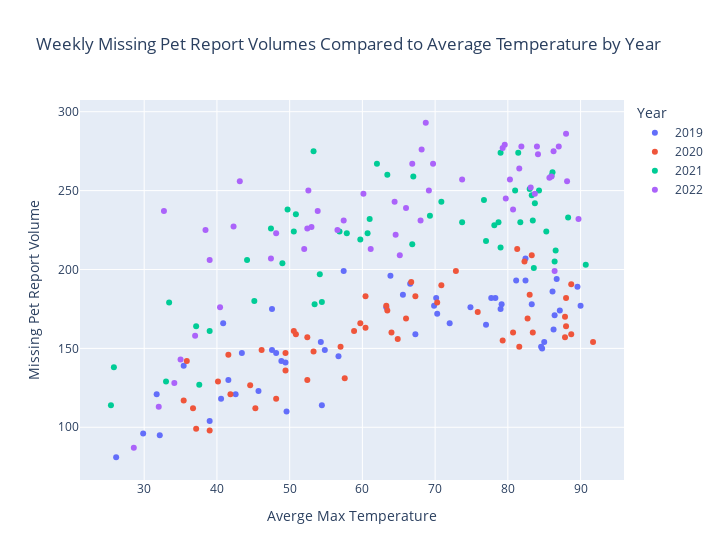

Here is the notebook cell this chart was saved with:
### Code cell
scatter_fig= px.scatter(
  x=weekly_summary['TMAX'],
  y=weekly_summary['smoothed_reports'],
  width=720,
  color=weekly_summary['year'],
  labels={
    'x': 'Averge Max Temperature',
    'y': 'Missing Pet Report Volume',
    'color': 'Year'
  },
  title='Weekly Missing Pet Report Volumes Compared to Average Temperature by Year'
)
scatter_fig.show()

### Figure 1 — Plotly figure (JSON) as saved in the notebook; plotly's stock layout.template omitted (floating-point values rounded to 4 significant figures)
{"data": [{"hovertemplate": "Year=2019<br>Averge Max Temperature=%{x}<br>Missing Pet Report Volume=%{y}<extra></extra>", "legendgroup": "2019", "marker": {"color": "#636efa", "symbol": "circle"}, "mode": "markers", "name": "2019", "orientation": "v", "showlegend": true, "type": "scatter", "x": [41.57, 32.14, 29.86, 26.14, 49.57, 40.57, 39, 42.57, 31.71, 54.43, 48.14, 56.71, 54.29, 69.86, 66.57, 63.29, 67.29, 72, 70.29, 78.29, 81.14, 77, 74.86, 79, 86.29, 89.57, 87.14, 90, 82.43, 86.14, 86.71, 85, 84.71, 77.71, 79.14, 86.43, 84.57, 82.43, 83.29, 70.14, 63.86, 65.57, 57.43, 47.57, 40.86, 49.43, 47.57, 43.43, 45.71, 35.43, 54.83, 48.86], "xaxis": "x", "y": [130, 95, 96, 81, 110, 118, 104, 121, 121, 114, 147, 145, 154, 177, 191, 176, 159, 166, 172, 182, 193, 165, 176, 175, 162, 189, 174, 177, 193, 186, 194, 154, 150, 182, 178, 171, 151, 207, 178, 182, 196, 184, 199, 175, 166, 141, 149, 147, 123, 139, 149, 142], "yaxis": "y"}, {"hovertemplate": "Year=2020<br>Averge Max Temperature=%{x}<br>Missing Pet Report Volume=%{y}<extra></extra>", "legendgroup": "2020", "marker": {"color": "#EF553B", "symbol": "circle"}, "mode": "markers", "name": "2020", "orientation": "v", "showlegend": true, "type": "scatter", "x": [49.43, 46.14, 35.86, 35.43, 45.29, 36.71, 41.57, 39, 50.86, 57, 52.43, 57.57, 58.86, 60.43, 52.43, 60.43, 64, 59.71, 66, 70.29, 82.71, 81.29, 82.29, 80.71, 83.29, 88.71, 91.71, 88, 88, 87.86, 79.29, 87.86, 83, 88.71, 81.57, 83.43, 72.86, 75.86, 67.29, 70.86, 66.71, 63.43, 50.57, 63.29, 64.86, 53.29, 49.43, 41.86, 48.14, 37.14, 40.14, 44.57], "xaxis": "x", "y": [147, 149, 142, 117, 112, 112, 146, 98, 159, 151, 157, 131, 161, 183, 130, 163, 160, 166, 169, 179, 169, 213, 205, 160, 209, 190.6, 154, 182, 164, 170, 155, 157, 184, 159, 151, 160, 199, 173, 183, 190, 192, 174, 161, 177, 156, 148, 136, 121, 118, 99, 129, 126.6], "yaxis": "y"}, {"hovertemplate": "Year=2021<br>Averge Max Temperature=%{x}<br>Missing Pet Report Volume=%{y}<extra></extra>", "legendgroup": "2021", "marker": {"color": "#00cc96", "symbol": "circle"}, "mode": "markers", "name": "2021", "orientation": "v", "showlegend": true, "type": "scatter", "x": [37.57, 39, 37.14, 33.43, 33, 25.83, 25.43, 45.14, 49, 60.71, 54.14, 69.29, 56.86, 76.71, 59.71, 57.86, 70.86, 66.86, 63.43, 81.43, 79, 77, 85.29, 83.71, 83, 86.14, 86, 84.29, 83.43, 86.57, 83.29, 88.29, 83.57, 90.71, 81.71, 81, 86.43, 73.71, 79, 78.14, 78.71, 67, 61, 53.29, 62, 50.86, 44.14, 49.71, 50.57, 53.43, 47.43, 54.43], "xaxis": "x", "y": [127, 161, 164, 179, 129, 138, 114, 180, 204, 223, 197, 234, 224, 244, 219, 223, 243, 216, 260, 274, 214, 218, 224, 242, 251, 261.6, 259.4, 250, 231, 212, 247, 233, 201, 203, 230, 250, 205, 230, 274, 228, 230, 259, 232, 275, 267, 235, 206, 238, 224, 178, 226, 179.4], "yaxis": "y"}, {"hovertemplate": "Year=2022<br>Averge Max Temperature=%{x}<br>Missing Pet Report Volume=%{y}<extra></extra>", "legendgroup": "2022", "marker": {"color": "#ab63fa", "symbol": "circle"}, "mode": "markers", "name": "2022", "orientation": "v", "showlegend": true, "type": "scatter", "x": [34.14, 37, 32, 28.57, 35, 40.43, 39, 47.43, 56.57, 52, 64.57, 57.43, 52.43, 53.86, 65.14, 61.14, 66, 68, 80.71, 80.29, 73.71, 84.14, 79.71, 89.71, 88.14, 88, 85.71, 86.29, 86.43, 84, 87, 83.71, 81.86, 83.14, 86, 81.57, 79.29, 79.57, 66.86, 68.71, 68.14, 60.14, 69.71, 69.14, 64.43, 38.43, 53, 52.57, 48.14, 43.14, 32.71, 42.29], "xaxis": "x", "y": [128, 158, 113, 87, 143, 176, 206, 207, 225, 213, 222, 231, 226, 237, 209, 213, 239, 231, 238, 257, 257, 273, 245, 232, 256, 286, 258.2, 275, 199, 278, 278, 248, 278, 252, 259, 264, 277, 279, 267, 293, 276, 248, 267, 250, 243, 225, 227, 250, 223, 256, 237, 227.2], "yaxis": "y"}], "layout": {"legend": {"title": {"text": "Year"}, "tracegroupgap": 0}, "title": {"text": "Weekly Missing Pet Report Volumes Compared to Average Temperature by Year"}, "width": 720, "xaxis": {"anchor": "y", "domain": [0, 1], "title": {"text": "Averge Max Temperature"}}, "yaxis": {"anchor": "x", "domain": [0, 1], "title": {"text": "Missing Pet Report Volume"}}}}
